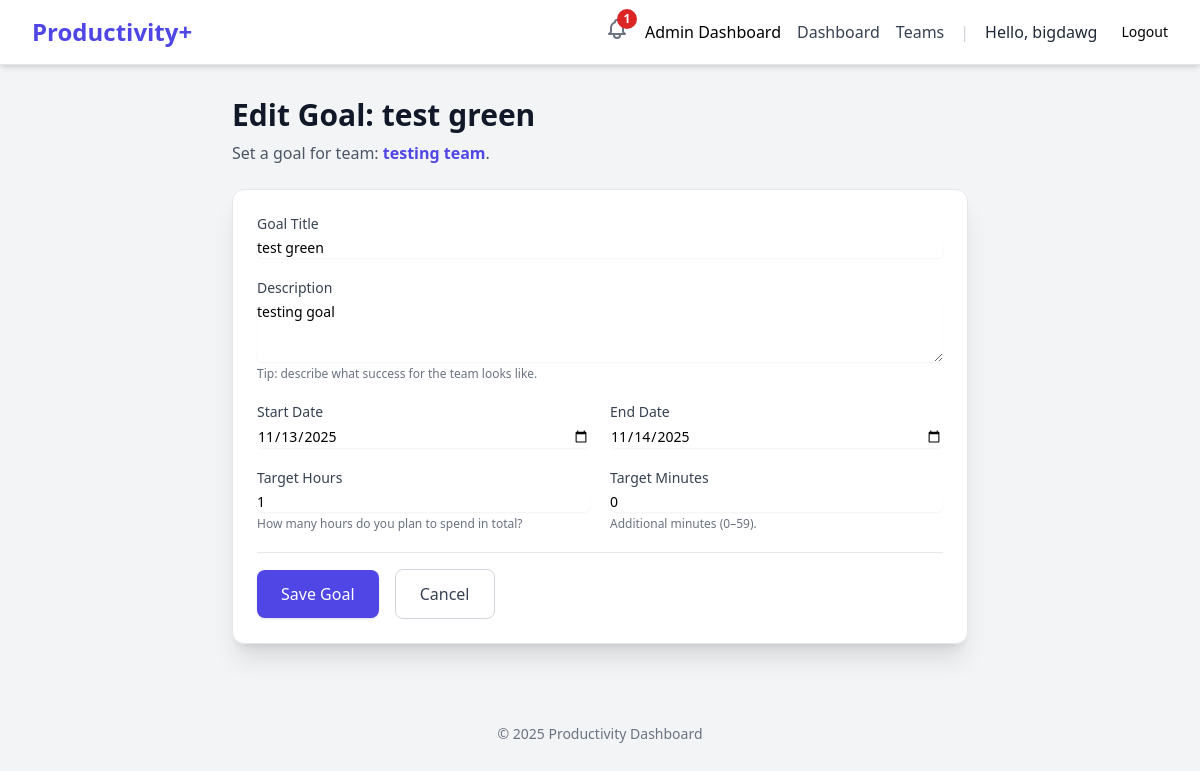
/teams/2/goal/5/edit/ (signed in), run on the app's committed database.
### users/models.py (models this page shows, shortened)
class CustomUser(AbstractUser):
    class Role(models.TextChoices):
        USER = 'USER', 'User'
        ADMIN = 'ADMIN', 'Admin'
    role = models.CharField(max_length=50, choices=Role.choices, default=Role.USER)
    email = models.EmailField(unique=True)
    created_at = models.DateTimeField(auto_now_add=True)

### teams/models.py (models this page shows, shortened)
class Team(models.Model):
    team_name = models.CharField(max_length=255)
    team_desc = models.TextField(blank=True, null=True, help_text="Description")
    members = models.ManyToManyField(
        settings.AUTH_USER_MODEL,
        through='TeamMember',
        related_name='teams'
    )
    created_at = models.DateTimeField(auto_now_add=True)

class TeamGoal(BaseGoal):
    team = models.ForeignKey(
        Team,
        on_delete=models.CASCADE,
        related_name='team_goals'
    )
    class Meta:
        db_table = 'teams_teamgoal'

### teams/views.py (the view)
# urls.py: path('<int:team_id>/goal/<int:goal_id>/edit/', views.team_goal_edit_view, name='team_goal_edit'),
@login_required
def team_goal_edit_view(request, team_id, goal_id):
    team = get_object_or_404(Team, pk=team_id)
    goal = get_object_or_404(TeamGoal, pk=goal_id, team=team) # Ensure goal belongs to team
    try:
        member_instance = TeamMember.objects.get(user=request.user, team=team)
        if member_instance.role != TeamMember.Role.ADMIN:
            messages.error(request, "You must be a team admin to edit goals.")
            return redirect('teams:team_dashboard', team_id=team.id)
    except TeamMember.DoesNotExist:
        messages.error(request, "You are not a member of this team.")
        return redirect('dashboard:dashboard_view') # Or your main dashboard
    if request.method == 'POST':
        form = TeamGoalForm(request.POST, instance=goal)
        if form.is_valid():
            form.save()
            messages.success(request, f"Goal '{goal.title}' has been updated.")
            return redirect('teams:team_dashboard', team_id=team.id)
        else:
            messages.error(request, "Please correct the errors below.")
    else:
        form = TeamGoalForm(instance=goal)
    context = {
        'page_title': f'Edit Goal: {goal.title}',
        'form': form,
        'team': team,
        'goal': goal
    }
    return render(request, 'teams/team_goal_form.html', context)

### users/context_processors.py (called while the page is built)
def unread_notifications(request):
    if request.user.is_authenticated:
        notifications = Notification.objects.filter(
            user=request.user,
            is_read=False
        )
        return {
            'unread_notifications': notifications,
            'unread_notification_count': notifications.count()
        }
    return {}

### templates/teams/team_goal_form.html (shortened to what this page needs)
{% extends "base.html" %}
{% block content %}
<div class="max-w-3xl mx-auto py-8 px-4">
    <h1 class="text-3xl font-bold text-gray-900 mb-2">{{ page_title }}</h1>
    <p class="text-gray-600 mb-6">
    Set a goal for team: <span class="font-semibold text-indigo-600">{{ team.team_name }}</span>.
    </p>
    <form method="post" class="bg-white shadow-xl rounded-xl p-6 border border-gray-200">
        <div class="mb-5">
          <label for="{{ form.title.id_for_label }}" class="block text-sm font-medium text-gray-700">Goal Title</label>
          {{ form.title }}
        </div>
        <div class="mb-5">
          <label for="{{ form.description.id_for_label }}" class="block text-sm font-medium text-gray-700">Description</label>
          {{ form.description }}
          <p class="text-xs text-gray-500 mt-1">Tip: describe what success for the team looks like.</p>
        </div>
        <div class="grid grid-cols-1 md:grid-cols-2 gap-5 mb-5">
          <div>
            <label for="{{ form.start_date.id_for_label }}" class="block text-sm font-medium text-gray-700">Start Date</label>
            {{ form.start_date }}
          </div>
          <div>
            <label for="{{ form.end_date.id_for_label }}" class="block text-sm font-medium text-gray-700">End Date</label>
            {{ form.end_date }}
          </div>
        </div>
    <div class="grid grid-cols-1 md:grid-cols-2 gap-5 mb-5">
      <div>
        <label class="block text-sm font-medium text-gray-700">{{ form.target_hours.label }}</label>
        {{ form.target_hours }}
        <p class="text-xs text-gray-500 mt-1">{{ form.target_hours.help_text }}</p>
      </div>
      <div>
        <label class="block text-sm font-medium text-gray-700">{{ form.target_minutes.label }}</label>
        {{ form.target_minutes }}
        <p class="text-xs text-gray-500 mt-1">{{ form.target_minutes.help_text }}</p>
      </div>
    </div>
        <div class="pt-4 border-t border-gray-200">
            <button type="submit"
              class="w-full md:w-auto px-6 py-3 rounded-lg bg-indigo-600 text-white font-medium shadow hover:bg-indigo-700 focus:outline-none focus:ring-2 focus:ring-indigo-500">
              Save Goal
            </button>
            <a href="#"
               class="ml-3 inline-block px-6 py-3 rounded-lg border border-gray-300 text-gray-700 hover:bg-gray-50">
              Cancel
            </a>
        </div>
    </form>
</div>
{% endblock %}

### templates/base.html (shortened to what this page needs)
{% load static %}
<!DOCTYPE html>
<html lang="en">
<head>
    <script src="https://cdn.tailwindcss.com"></script>
</head>
<body class="bg-gray-100 font-sans">
    <nav class="bg-white shadow-md border-b border-gray-200">
        <div class="max-w-7xl mx-auto px-4 sm:px-6 lg:px-8">
            <div class="flex justify-between items-center h-16">
                <div class="flex-shrink-0">
                    <a href="{% url 'index' %}" class="text-2xl font-bold text-indigo-600">Productivity+</a>
                </div>
                <div class="flex items-center space-x-4">
                    {% if user.is_authenticated %}
                    <div class="relative">
                        <button id="notification-bell" class="text-gray-500 hover:text-gray-700">
                        </button>
                        {% if unread_notification_count > 0 %}
                        <span class="absolute -top-2 -right-2 flex h-5 w-5 items-center justify-center rounded-full bg-red-600 text-xs font-bold text-white">
                            {{ unread_notification_count }}
                        </span>
                        {% endif %}
                        </div>
                        {% if request.user.role == "ADMIN" %}
                            <a href="{% url 'users:admin_dashboard' %}">Admin Dashboard</a>
                        {% endif %}
                        <a href="{% url 'dashboard:dashboard_view' %}" class="text-gray-700 hover:text-indigo-600">Dashboard</a>
                        <a href="{% url 'teams:team_list' %}" class="text-gray-700 hover:text-indigo-600">Teams</a>
                        <span class="text-gray-300">|</span>
                        <span class="text-gray-800 font-medium">Hello, {{ user.username }}</span>
                        <form method="post" action="{% url 'logout' %}" class="flex items-center">
                            <button type="submit" class="ml-2 button button-secondary-danger text-sm">
                                Logout
                            </button>
                        </form>
                    {% else %}
                        <a href="{% url 'login' %}" class="button button-primary">Login</a>
                        <a href="{% url 'register' %}" class="button button-secondary">Sign Up</a>
                    {% endif %}
                </div>
            </div>
        </div>
    </nav>
    <main>
        {% block content %}
        {% endblock %}
    </main>
    <footer class="text-center py-4 mt-8 text-gray-500 text-sm">
        &copy; {% now "Y" %} Productivity Dashboard
    </footer>
</body>
</html>

### data on the page
CustomUser: username "bigdawg"
Team: team_name "testing team"
TeamGoal: title "test green", description "testing goal", start_date "11/13/2025", end_date "11/14/2025"

### other printed values
{{ unread_notification_count }} "1"
{{ page_title }} "Edit Goal: test green"
